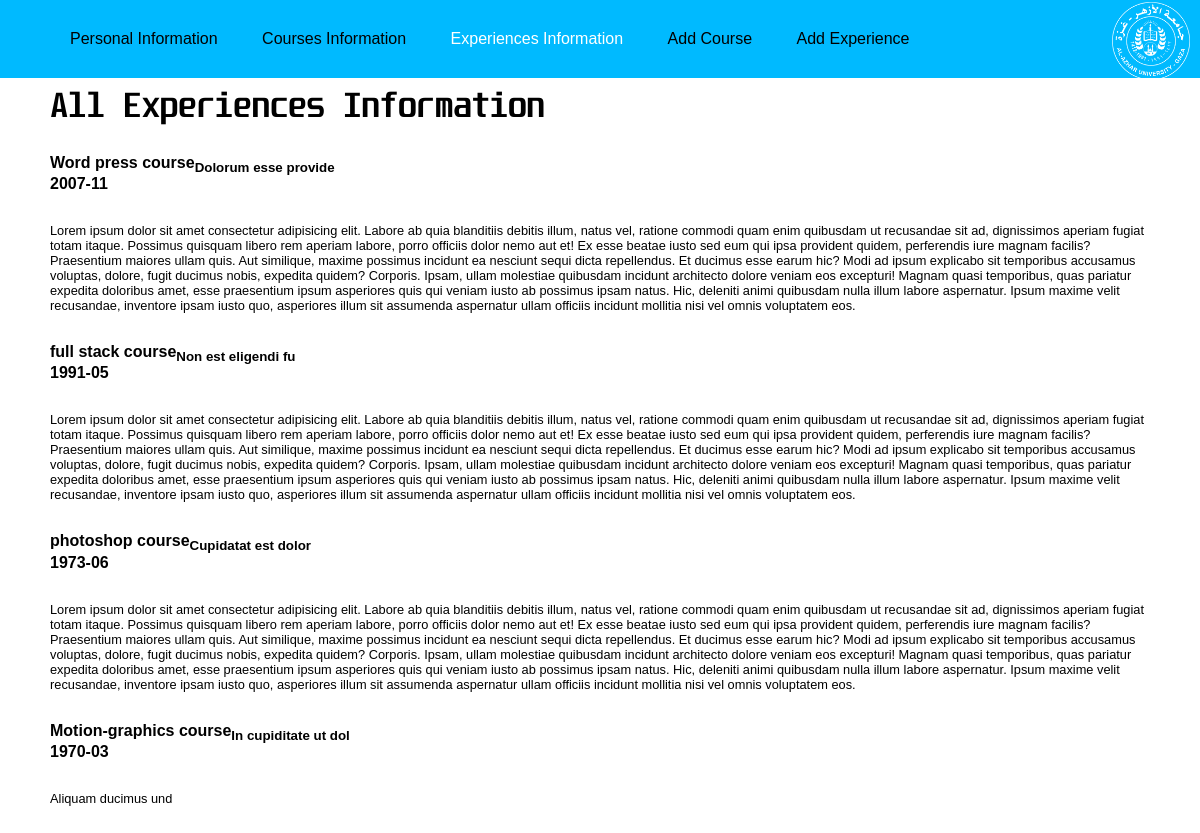
Page /ViewExperience.php on the committed database.
### tables this page shows
CREATE TABLE IF NOT EXISTS `experiences` (
  `id` int(11) NOT NULL AUTO_INCREMENT,
  `name` varchar(45) NOT NULL,
  `hour_no` int(11) NOT NULL,
  `start_date` varchar(45) NOT NULL,
  `end_date` varchar(45) NOT NULL,
  `Institution` varchar(45) NOT NULL,
  `description` text NOT NULL,
  PRIMARY KEY (`id`)
);

### ViewExperience.php (the view, shortened to what this page needs)
<?php
    include 'header.php';
?>
<h1>All Experiences Information </h1>
<?php
            $sql = "SELECT * FROM `experiences` ";
            $result = mysqli_query($conn, $sql);
            while($ex = mysqli_fetch_assoc($result)){
        ?>
<p class="title">
    <b><?php echo $ex['name'] ?><sub><?php echo $ex['Institution'] ?></sub><br><?php echo $ex['start_date'] ?></b>
</p>
<p class="web"><?php echo $ex['description'] ?></p>
<?php } ?>
</body>
</html>

### MyStyle.css (style rules this page uses)
* { margin: 0; padding: 0; box-sizing: border-box; }
body { font-family: 'Gill Sans', 'Gill Sans MT', Calibri, 'Trebuchet MS', sans-serif; }
h1 { margin:10px 50px 20px; font-size: 30px; font-family: Unispace, Arial; }
.title { margin:30px 50px; font-family: Arial Rounded MT, Arial }
.web { margin:30px 50px; font-size: 0.8em; font-family: Tahoma, Arial; }

### rows in the picture
experiences: name "Word press course", Institution "Dolorum esse provide", start_date "2007-11", description "Lorem ipsum dolor sit amet consectetur adipisicing elit. Labore ab quia blanditiis debitis illum, natus vel, ratione commodi quam enim quibusdam ut recusandae sit ad, dignissimos aperiam fugiat totam itaque. Possimus quisquam libero rem aperiam labore, porro officiis dolor nemo aut et! Ex esse beatae iusto sed eum qui ipsa provident quidem, perferendis iure magnam facilis? Praesentium maiores ullam quis. Aut similique, maxime possimus incidunt ea nesciunt sequi dicta repellendus. Et ducimus esse earum hic? Modi ad ipsum explicabo sit temporibus accusamus voluptas, dolore, fugit ducimus nobis, expedita quidem? Corporis. Ipsam, ullam molestiae quibusdam incidunt architecto dolore veniam eos…"
experiences: name "full stack course", Institution "Non est eligendi fu", start_date "1991-05", description "Lorem ipsum dolor sit amet consectetur adipisicing elit. Labore ab quia blanditiis debitis illum, natus vel, ratione commodi quam enim quibusdam ut recusandae sit ad, dignissimos aperiam fugiat totam itaque. Possimus quisquam libero rem aperiam labore, porro officiis dolor nemo aut et! Ex esse beatae iusto sed eum qui ipsa provident quidem, perferendis iure magnam facilis? Praesentium maiores ullam quis. Aut similique, maxime possimus incidunt ea nesciunt sequi dicta repellendus. Et ducimus esse earum hic? Modi ad ipsum explicabo sit temporibus accusamus voluptas, dolore, fugit ducimus nobis, expedita quidem? Corporis. Ipsam, ullam molestiae quibusdam incidunt architecto dolore veniam eos…"
experiences: name "photoshop course", Institution "Cupidatat est dolor", start_date "1973-06", description "Lorem ipsum dolor sit amet consectetur adipisicing elit. Labore ab quia blanditiis debitis illum, natus vel, ratione commodi quam enim quibusdam ut recusandae sit ad, dignissimos aperiam fugiat totam itaque. Possimus quisquam libero rem aperiam labore, porro officiis dolor nemo aut et! Ex esse beatae iusto sed eum qui ipsa provident quidem, perferendis iure magnam facilis? Praesentium maiores ullam quis. Aut similique, maxime possimus incidunt ea nesciunt sequi dicta repellendus. Et ducimus esse earum hic? Modi ad ipsum explicabo sit temporibus accusamus voluptas, dolore, fugit ducimus nobis, expedita quidem? Corporis. Ipsam, ullam molestiae quibusdam incidunt architecto dolore veniam eos…"
experiences: name "Motion-graphics course", Institution "In cupiditate ut dol", start_date "1970-03", description "Aliquam ducimus und"
